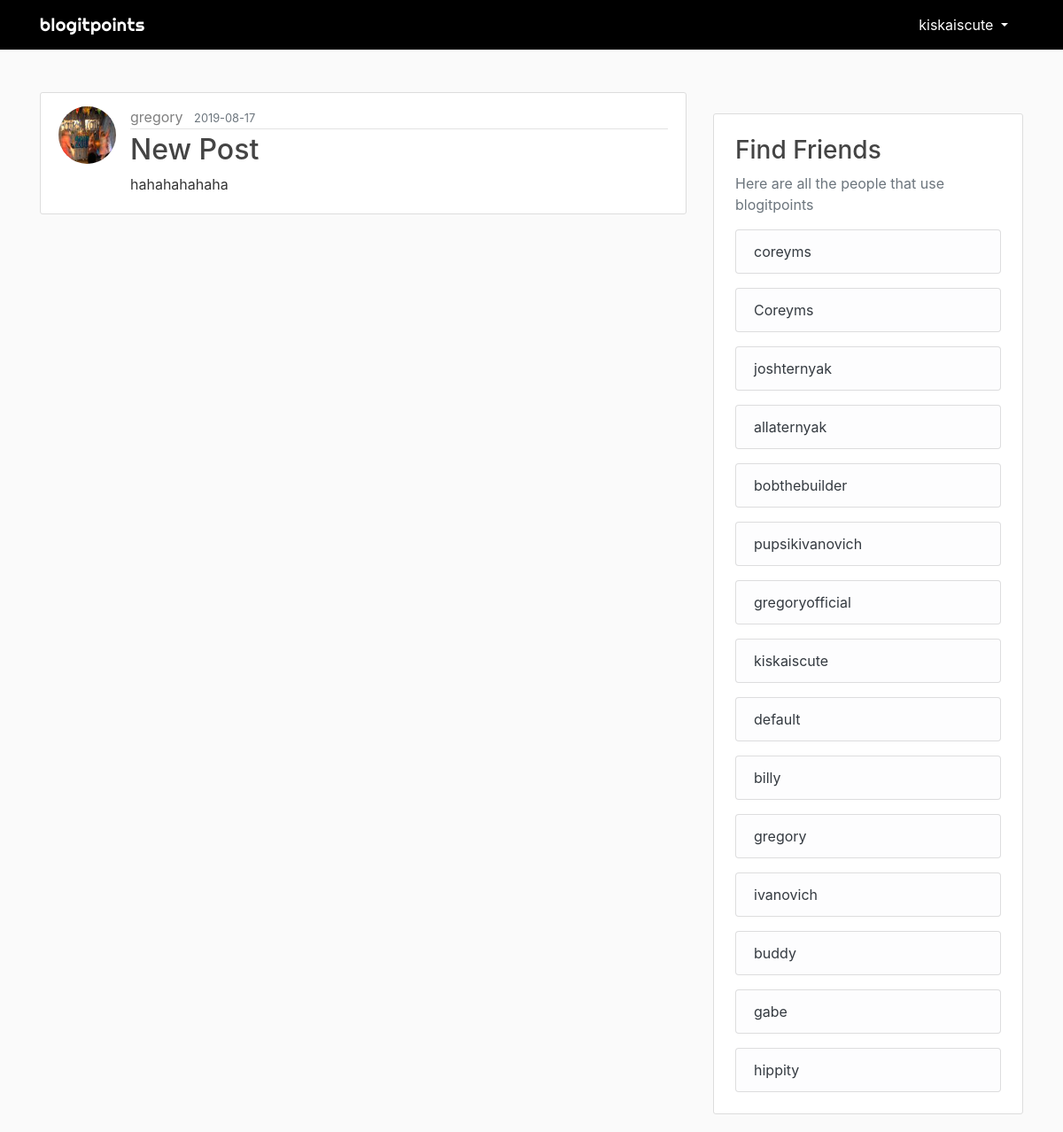
Screenshot of /post/8 (signed in) with the database file from the repository.
### flaskblog/models.py (models this page shows, shortened)
class User(db.Model, UserMixin):
    id = db.Column(db.Integer, primary_key=True)
    username = db.Column(db.String(20), unique=True, nullable=False)
    email = db.Column(db.String(120), unique=True, nullable=False)
    image_file = db.Column(db.String(20), nullable=False, default='default.jpg')
    password = db.Column(db.String(60), nullable=False)
    posts = db.relationship('Post', backref='author', lazy=True)

class Post(db.Model):
    id = db.Column(db.Integer, primary_key=True)
    title = db.Column(db.String(100), nullable=False)
    date_posted = db.Column(db.DateTime, nullable=False, default=datetime.utcnow)
    content = db.Column(db.Text, nullable=False)
    user_id = db.Column(db.Integer, db.ForeignKey('user.id'), nullable=False)

### flaskblog/posts/routes.py (the view)
@posts.route("/post/<int:post_id>")
@login_required
def post(post_id):
    post = Post.query.get_or_404(post_id)
    users = User.query.all()
    image_file = url_for('static', filename='profile_pics/' + current_user.image_file)
    return render_template("post.html", title=post.title, post=post, users=users, image_file=image_file)

### flaskblog/models.py (called while the page is built)
@login_manager.user_loader
def load_user(user_id):
    return User.query.get(int(user_id))

### flaskblog/templates/post.html (shortened to what this page needs)
{% extends "layout.html" %}
{% block content %}
    <article class="media content-section mt-4">
        <img src="{{ url_for('static', filename='profile_pics/' + post.author.image_file) }}" class="rounded-circle article-img">
        <div class="media-body">
          <div class="article-metadata">
            <a class="mr-2" href="{{ url_for('users.user_posts', username=post.author.username) }}">{{ post.author.username }}</a>
            <small class="text-muted">{{ post.date_posted.strftime('%Y-%m-%d') }}</small>
          </div>
          <h2 class="article-title">{{ post.title }}</h2>
          <p class="article-content">{{ post.content }}</p>
        </div>
    </article>
{% endblock %}

### flaskblog/templates/layout.html (shortened to what this page needs)
<!DOCTYPE html>
<html lang="en">
<head>
    <link rel="stylesheet" href="https://stackpath.bootstrapcdn.com/bootstrap/4.3.1/css/bootstrap.min.css">
    <link rel="stylesheet" href="{{ url_for('static', filename='main.css') }}">
    <link rel="stylesheet" href="{{ url_for('static', filename='messages.css') }}">
</head>
<body>
    <header style="z-index: 100;" class="site-header">
      <nav class="navbar navbar-expand-md navbar-dark bg-black fixed-top">
        <div class="container">
          <a class="navbar-brand mr-4 logo" href="{{ url_for('main.home') }}">blogitpoints</a>
          <div class="collapse navbar-collapse" id="navbarToggle">
            <div class="navbar-nav">
              {% if current_user.is_authenticated %}
                <div class="dropdown mr-1">
                    <button type="button" class="btn btn-primary-outline bg-black dropdown-toggle text-white" id="dropdownMenuOffset" data-toggle="dropdown" aria-haspopup="true" aria-expanded="false" data-offset="0,20">
                    {{ current_user.username }}
                    </button>
                  </div>
              {% endif %}
            </div>
          </div>
        </div>
      </nav>
    </header>
    <main role="main" class="container mt-5">
      <div class="row mt-5">
        <div class="col-md-8">
          {% block content %}{% endblock %}
        </div>
        {% if current_user.is_authenticated %}
        <div class="col-md-4 mt-5">
            <div class="content-section p-4">
              <h3>Find Friends</h3>
              <p class='text-muted'>Here are all the people that use blogitpoints</p>
              {% for user in users %}
              <ul class="list-group mt-3">
                <li class="list-group-item list-group-item-light"><a href="{{ url_for('users.user_posts', username=user.username) }}" class="text-dark">{{ user.username }}</a></li>
              </ul>
              {% endfor %}
            </div>
        </div>
        {% endif %}
      </div>
    </main>
</body>
</html>

### flaskblog/static/main.css (style rules this page uses)
* { text-decoration: none; }
body { background: #fafafa; color: #333333; margin-top: 5rem; }
h1, h2, h3, h4, h5, h6 { color: #444444; }
a { color: grey; text-decoration: none; }
.bg-black { background-color: black; }
.logo { letter-spacing: 0.5px; font-family: 'Righteous', cursive; }
.content-section { background: #ffffff; padding-top: 15px; padding-left: 20px; padding-right: 20px; padding-bottom: 5px; border: 1px solid #dddddd; border-radius: 3px; margin-bottom: 20px; }
.article-title { color: #444444; }
.article-content { white-space: pre-line; }
.article-img { height: 65px; width: 65px; margin-right: 16px; }
.article-metadata { padding-bottom: 1px; margin-bottom: 4px; border-bottom: 1px solid #e3e3e3 }

### flaskblog/static/messages.css (style rules this page uses)
img { max-width:100%; }

### rows the page displays
User: username "kiskaiscute"
User: image_file (picture), author.username "gregory", username "gregory"
Post: date_posted "2019-08-17", title "New Post", content "hahahahahaha"
User: username "coreyms"
User: username "Coreyms"
User: username "joshternyak"
User: username "allaternyak"
User: username "bobthebuilder"
User: username "pupsikivanovich"
User: username "gregoryofficial"
User: username "default"
User: username "billy"
User: username "ivanovich"
User: username "buddy"
User: username "gabe"
User: username "hippity"
